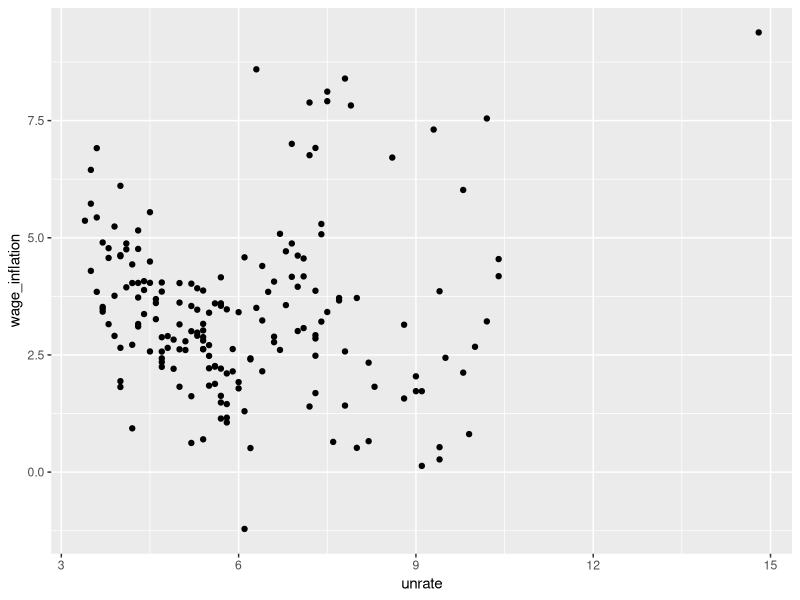
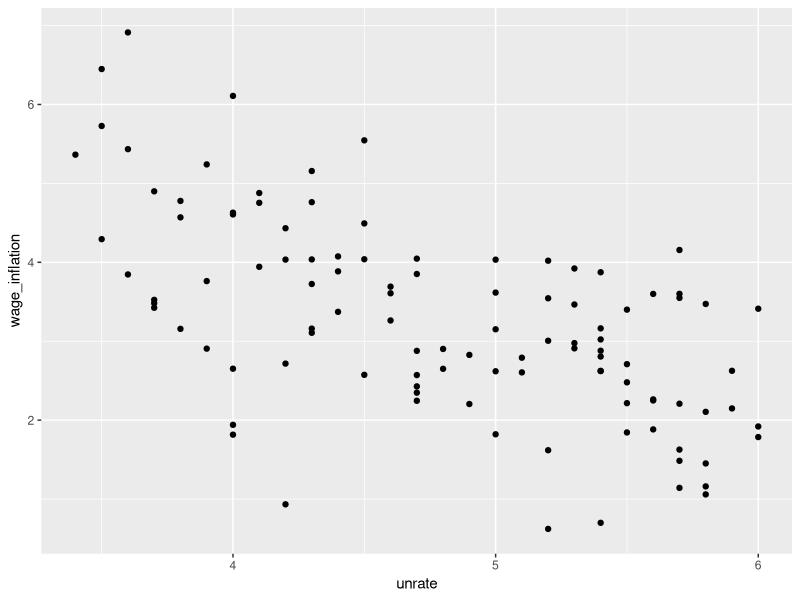
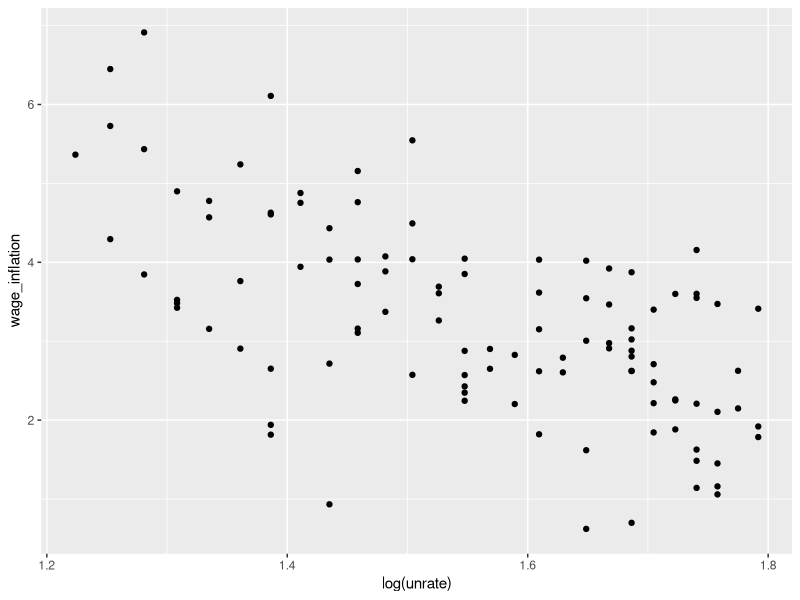
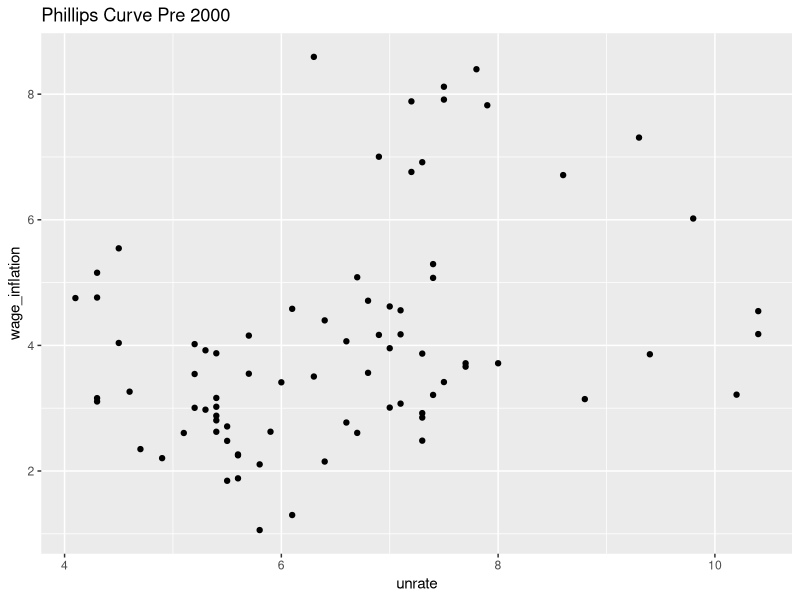
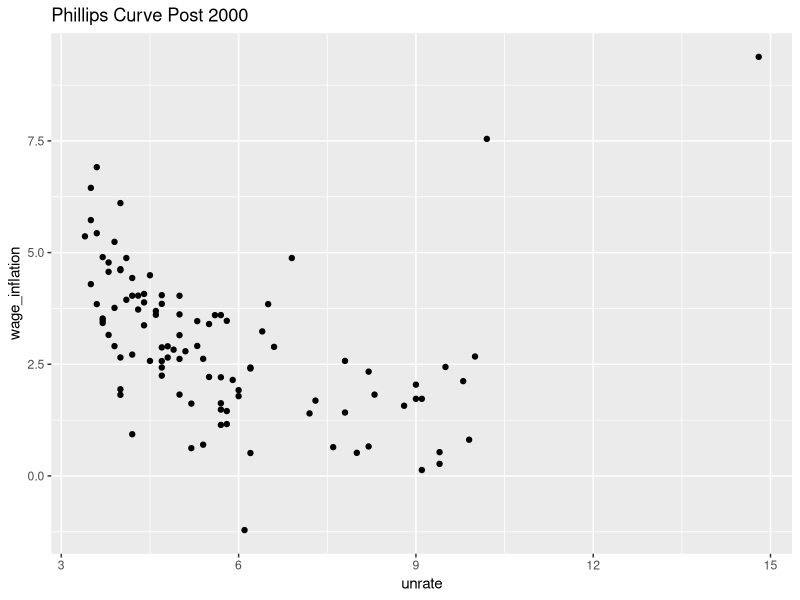
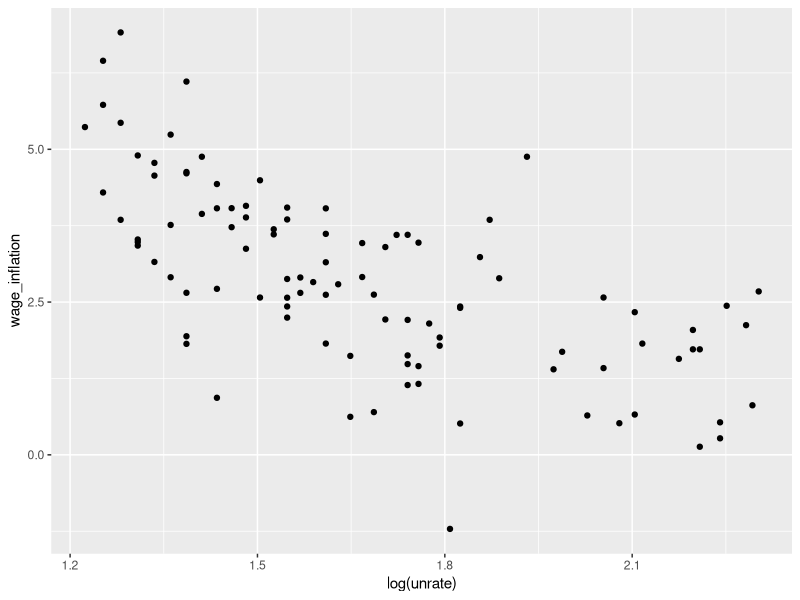
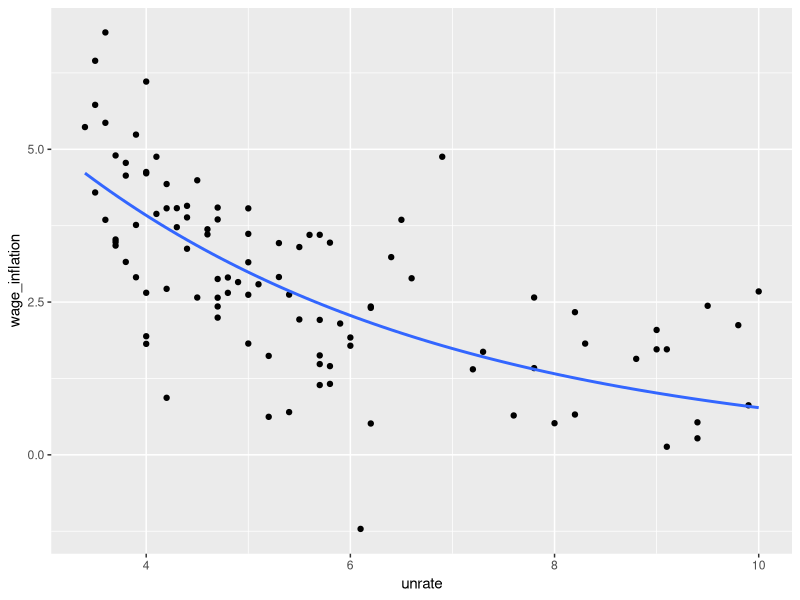

Here is the R script that generated these plots, in order:
## ---- chunk 1
knitr::opts_chunk$set(echo = TRUE)
## ---- chunk 2
setwd("C:/Econ/Econ 203")
library("readxl")
library("ggplot2")
wage_data <- read.csv("LEU0252881500Q.csv")
unrate_data <- read.csv("UNRATE.csv")
phillips <- read_xlsx("phillips_data.xlsx")
## ---- chunk 3

ggplot(data = phillips, aes(x = unrate, y = wage_inflation)) +
  geom_point()
## ---- chunk 4
low_unep <- phillips[phillips$unrate <= 6, ]
ggplot(data = low_unep, aes(x = unrate, y = wage_inflation)) +
  geom_point()
summary(lm(wage_inflation ~ unrate, low_unep))
cor(low_unep$wage_inflation, low_unep$unrate, use = "complete.obs")
## ---- chunk 5
ggplot(data = low_unep, aes(x = log(unrate), y = wage_inflation)) +
  geom_point()
summary(lm(wage_inflation ~ log(unrate), low_unep))
cor(low_unep$wage_inflation, log(low_unep$unrate), use = "complete.obs")

## ---- chunk 6
pre_phillips <- phillips[1:84, ]
post_phillips <- phillips[85:187, ]
ggplot(data = pre_phillips, aes(x = unrate, y = wage_inflation)) +
  geom_point() +
  labs(title = "Phillips Curve Pre 2000")
ggplot(data = post_phillips, aes(x = unrate, y = wage_inflation)) +
  geom_point() +
  labs(title = "Phillips Curve Post 2000")
## ---- chunk 7
post_phillips_clean <- post_phillips[post_phillips$wage_inflation < 7.5, ]
summary(lm(wage_inflation ~ unrate, pre_phillips))
cor(pre_phillips$wage_inflation, pre_phillips$unrate, use = "complete.obs")

summary(lm(wage_inflation ~ unrate, post_phillips_clean))
cor(post_phillips_clean$wage_inflation, post_phillips_clean$unrate)
## ---- chunk 8
summary(lm(wage_inflation ~ log(unrate), post_phillips_clean))
cor(post_phillips_clean$wage_inflation, log(post_phillips_clean$unrate))
ggplot(data = post_phillips_clean, aes(x = log(unrate), y = wage_inflation)) +
  geom_point()

## ---- chunk 9
summary(nls(wage_inflation ~ a * exp(b * unrate), data = post_phillips_clean, start = list(a = -1, b= 0.1)))
ggplot(data = post_phillips_clean, aes(x = unrate, y = wage_inflation)) +
  geom_point() +
  geom_smooth(method = "nls", formula = y ~ a*exp(b*x), method.args = list(start = list(a=-1, b=.01)), se = FALSE) 
